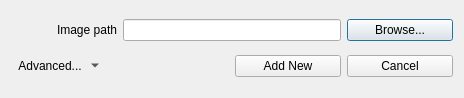
<?xml version="1.0" encoding="UTF-8"?>
<ui version="4.0">
 <class>FreehandRasterGeoreferencer</class>
 <widget class="QDialog" name="FreehandRasterGeoreferencer">
  <property name="geometry">
   <rect>
    <x>0</x>
    <y>0</y>
    <width>464</width>
    <height>98</height>
   </rect>
  </property>
  <property name="windowTitle">
   <string>Add raster for interactive georeferencing</string>
  </property>
  <property name="modal">
   <bool>true</bool>
  </property>
  <layout class="QGridLayout" name="gridLayout">
   <item row="0" column="0">
    <widget class="QLabel" name="label">
     <property name="layoutDirection">
      <enum>Qt::LeftToRight</enum>
     </property>
     <property name="text">
      <string>Image path</string>
     </property>
     <property name="alignment">
      <set>Qt::AlignRight|Qt::AlignTrailing|Qt::AlignVCenter</set>
     </property>
    </widget>
   </item>
   <item row="0" column="1" colspan="2">
    <widget class="QLineEdit" name="lineEditImagePath"/>
   </item>
   <item row="0" column="3">
    <widget class="QPushButton" name="pushButtonBrowse">
     <property name="text">
      <string>Browse...</string>
     </property>
    </widget>
   </item>
   <item row="1" column="0" colspan="2">
    <widget class="QToolButton" name="toolButtonAdvanced">
     <property name="text">
      <string>Advanced...</string>
     </property>
     <property name="popupMode">
      <enum>QToolButton::MenuButtonPopup</enum>
     </property>
     <property name="toolButtonStyle">
      <enum>Qt::ToolButtonTextBesideIcon</enum>
     </property>
     <property name="autoRaise">
      <bool>true</bool>
     </property>
     <property name="arrowType">
      <enum>Qt::NoArrow</enum>
     </property>
    </widget>
   </item>
   <item row="1" column="2">
    <widget class="QPushButton" name="pushButtonAdd">
     <property name="enabled">
      <bool>true</bool>
     </property>
     <property name="text">
      <string>Add New</string>
     </property>
    </widget>
   </item>
   <item row="1" column="3">
    <widget class="QPushButton" name="pushButtonCancel">
     <property name="enabled">
      <bool>true</bool>
     </property>
     <property name="text">
      <string>Cancel</string>
     </property>
    </widget>
   </item>
  </layout>
 </widget>
 <tabstops>
  <tabstop>lineEditImagePath</tabstop>
  <tabstop>pushButtonBrowse</tabstop>
 </tabstops>
 <resources/>
 <connections/>
</ui>
